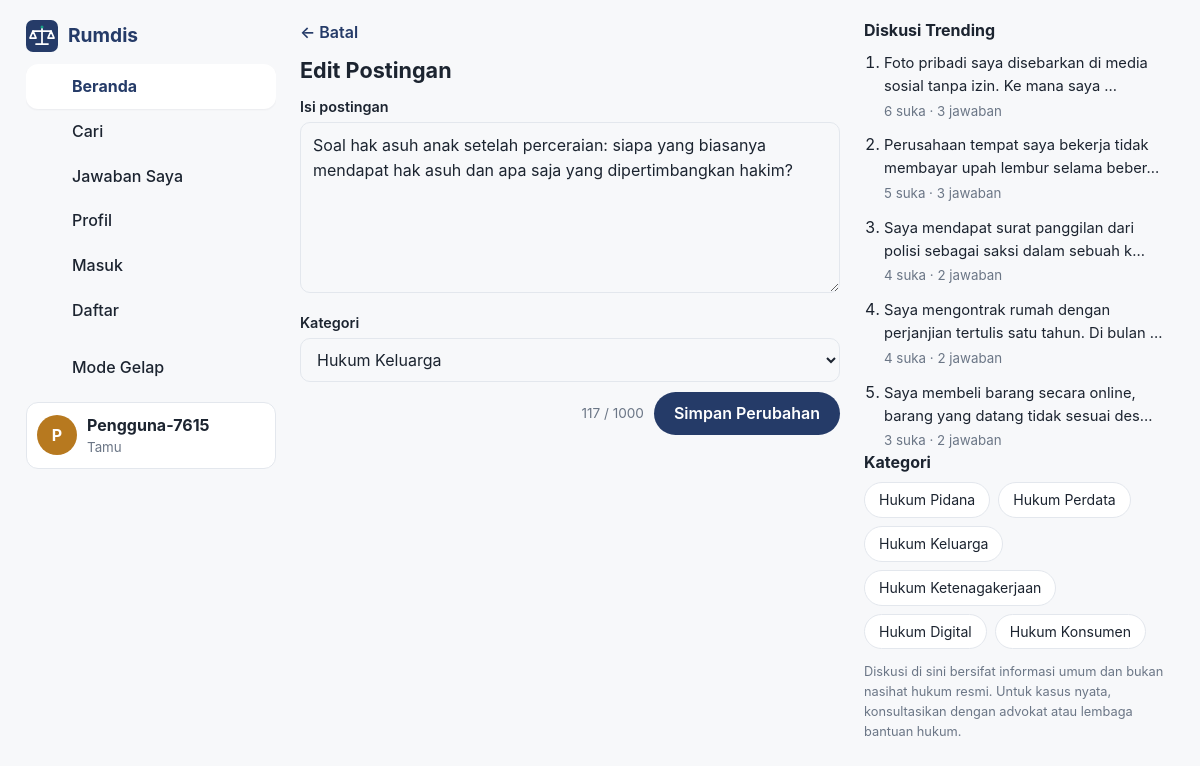
Screenshot of /edit-post.php?id=9 with the database file from the repository.
### tables this page shows
CREATE TABLE posts (
    id          INT UNSIGNED NOT NULL AUTO_INCREMENT,
    user_id     INT UNSIGNED NOT NULL,
    category_id INT UNSIGNED NOT NULL,
    content     TEXT         NOT NULL,
    created_at  DATETIME     NOT NULL DEFAULT CURRENT_TIMESTAMP,
    updated_at  DATETIME     NULL,
    PRIMARY KEY (id),
    KEY idx_posts_user (user_id),
    KEY idx_posts_category (category_id),
    KEY idx_posts_created (created_at),
    CONSTRAINT fk_posts_user     FOREIGN KEY (user_id)     REFERENCES users (id)      ON DELETE CASCADE,
    CONSTRAINT fk_posts_category FOREIGN KEY (category_id) REFERENCES categories (id) ON DELETE RESTRICT
);

CREATE TABLE categories (
    id   INT UNSIGNED NOT NULL AUTO_INCREMENT,
    name VARCHAR(50)  NOT NULL,
    slug VARCHAR(50)  NOT NULL,
    PRIMARY KEY (id),
    UNIQUE KEY uq_categories_name (name),
    UNIQUE KEY uq_categories_slug (slug)
);

### includes/init.php (called while the page is built, shortened)
<?php
require_once __DIR__ . '/../config/database.php';
require_once __DIR__ . '/functions.php';
try {
    $pdo = getDatabase();
    $currentUser = getCurrentUser($pdo);
} catch (PDOException $error) {
    if (defined('IS_API')) {
        jsonResponse(['success' => false, 'message' => 'Website belum bisa terhubung ke database. Pastikan MySQL sudah aktif dan pengaturan database sudah benar.'], 500);
    }
    http_response_code(500);
    echo '<h1>Database tidak dapat terhubung</h1>';
    echo '<p>Maaf, website belum bisa terhubung ke database. Silakan pastikan MySQL sudah aktif dan database <b>ruang_hukum</b> sudah tersedia. Jika masih mengalami masalah, periksa kembali pengaturan koneksi database pada file <code>config/database.php</code>.</p>';
    exit;
}

### edit-post.php (the view, shortened to what this page needs)
<?php
require_once __DIR__ . '/includes/init.php';
$postId = (int) ($_GET['id'] ?? 0);
$stmt = $pdo->prepare('SELECT id, user_id, category_id, content FROM posts WHERE id = :id');
$stmt->execute([':id' => $postId]);
$post = $stmt->fetch();
$categories = getCategories($pdo);
include __DIR__ . '/includes/header.php';
?>
<a class="back-link" href="detail-post.php?id=<?= (int) $post['id'] ?>">&larr; Batal</a>
<section class="card">
    <h1 class="page-title">Edit Postingan</h1>
    <form id="post-form" method="post" action="process/update_post.php" novalidate>
        <label for="post-content">Isi postingan</label>
        <textarea id="post-content" name="content" rows="6" maxlength="1000"><?= e($post['content']) ?></textarea>
        <label for="post-category">Kategori</label>
        <select id="post-category" name="category_id">
            <?php foreach ($categories as $kategori): ?>
                <option value="<?= (int) $kategori['id'] ?>" <?= (int) $kategori['id'] === (int) $post['category_id'] ? 'selected' : '' ?>>
                    <?= e($kategori['name']) ?>
                </option>
            <?php endforeach; ?>
        </select>
        <div class="compose-bottom">
            <span class="char-counter" id="post-counter">0 / 1000</span>
            <button type="submit" class="button">Simpan Perubahan</button>
        </div>
    </form>
</section>
<?php include __DIR__ . '/includes/footer.php'; ?>

### includes/footer.php (shortened to what this page needs)
<?php
$sidebarCategories = getCategories($pdo);
$trendingPosts     = fetchPosts($pdo, (int) $currentUser['id'], ['sort' => 'trending', 'limit' => 5]);
?>
    </main>
    <aside class="sidebar-right">
        <section class="side-card">
            <h2>Diskusi Trending</h2>
            <ol class="trending-list">
                <?php foreach ($trendingPosts as $trending): ?>
                    <li>
                        <a href="detail-post.php?id=<?= (int) $trending['id'] ?>">
                            <?= e(excerpt($trending['content'], 70)) ?>
                        </a>
                        <small><?= (int) $trending['like_count'] ?> suka &middot; <?= (int) $trending['reply_count'] ?> jawaban</small>
                    </li>
                <?php endforeach; ?>
            </ol>
        </section>
        <section class="side-card">
            <h2>Kategori</h2>
            <div class="chip-list">
                <?php foreach ($sidebarCategories as $kategori): ?>
                    <a class="chip" href="index.php?kategori=<?= e($kategori['slug']) ?>"><?= e($kategori['name']) ?></a>
                <?php endforeach; ?>
            </div>
        </section>
        <p class="side-note">Diskusi di sini bersifat informasi umum dan bukan nasihat hukum resmi. Untuk kasus nyata, konsultasikan dengan advokat atau lembaga bantuan hukum.</p>
    </aside>
</div>
</body>
</html>

### assets/css/style.css (style rules this page uses)
:root { --primary: #253B68; --secondary: #526B91; --accent: #16A085; --background: #F7F8FA; --surface: #FFFFFF; --text: #1C2430; --muted: #6B7686; --border: #E3E7ED; --danger: #C0392B; --radius: 14px; --shadow: 0 1px 2px rgba(28, 36, 48, 0.06); }
*, *::before, *::after { box-sizing: border-box; }
html { -webkit-text-size-adjust: 100%; }
body { margin: 0; font-family: -apple-system, BlinkMacSystemFont, "Segoe UI", Roboto, Helvetica, Arial, sans-serif; font-size: 16px; line-height: 1.55; color: var(--text); background: var(--background); overflow-x: hidden; }
a { color: var(--primary); text-decoration: none; }
h1, h2 { margin: 0; line-height: 1.25; }
.sidebar-left, .sidebar-right { position: sticky; top: 0; align-self: start; max-height: 100vh; overflow-y: auto; padding: 20px 0; }
.page-title { font-size: 1.35rem; margin-bottom: 12px; }
.button { display: inline-flex; align-items: center; justify-content: center; padding: 9px 20px; border: 0; border-radius: 999px; background: var(--primary); color: #fff; font: inherit; font-weight: 600; cursor: pointer; }
Form label { display: block; margin: 12px 0 4px; font-weight: 600; font-size: 0.9rem; }
input[type="text"], input[type="email"], input[type="password"], input[type="search"], textarea, select { width: 100%; padding: 10px 12px; border: 1px solid var(--border); border-radius: 10px; background: var(--background); color: var(--text); font: inherit; }
textarea { resize: vertical; min-height: 80px; }
.compose-bottom { display: flex; align-items: center; gap: 10px; margin-top: 10px; }
.char-counter { margin-left: auto; color: var(--muted); font-size: 0.85rem; white-space: nowrap; }
.chip-list { display: flex; flex-wrap: wrap; gap: 8px; }
.chip { display: inline-block; padding: 6px 14px; border-radius: 999px; border: 1px solid var(--border); background: var(--surface); color: var(--text); font-size: 0.88rem; white-space: nowrap; }
.back-link { display: inline-block; margin-bottom: 12px; font-weight: 600; }
.side-card h2 { font-size: 1rem; margin-bottom: 10px; }
.trending-list { margin: 0; padding-left: 20px; display: flex; flex-direction: column; gap: 10px; }
.trending-list a { display: block; color: var(--text); font-size: 0.92rem; overflow-wrap: anywhere; }
.trending-list small { color: var(--muted); }
.side-note { font-size: 0.8rem; color: var(--muted); }

### rows the page displays
posts: content "Soal hak asuh anak setelah perceraian: siapa yang biasanya mendapat hak asuh dan apa saja yang dipertimbangkan hakim?", category_id "Hukum Keluarga"
posts: content "Foto pribadi saya disebarkan di media sosial tanpa izin. Ke mana saya ...", like_count "6", reply_count "3"
posts: content "Perusahaan tempat saya bekerja tidak membayar upah lembur selama beber...", like_count "5", reply_count "3"
posts: content "Saya mendapat surat panggilan dari polisi sebagai saksi dalam sebuah k...", like_count "4", reply_count "2"
posts: content "Saya mengontrak rumah dengan perjanjian tertulis satu tahun. Di bulan ...", like_count "4", reply_count "2"
posts: content "Saya membeli barang secara online, barang yang datang tidak sesuai des...", like_count "3", reply_count "2"
categories: name "Hukum Pidana"
categories: name "Hukum Perdata"
categories: name "Hukum Keluarga"
categories: name "Hukum Ketenagakerjaan"
categories: name "Hukum Digital"
categories: name "Hukum Konsumen"

### other values shown
$huruf "P"
$currentUser['username'] "Pengguna-7615"
